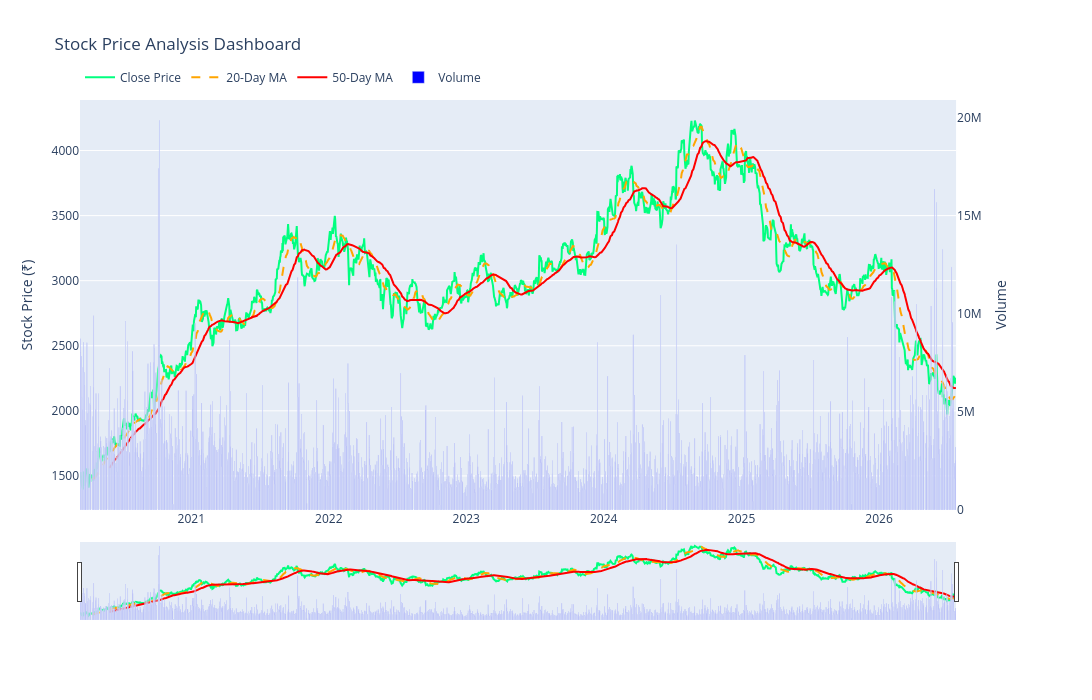

The cell this chart's notebook holds for it:
### Code cell
# Calculate Moving Averages
df['MA20'] = df['Close'].rolling(window=20).mean()
df['MA50'] = df['Close'].rolling(window=50).mean()

fig = make_subplots(specs=[[{"secondary_y": True}]])

# Close Price
fig.add_trace(
    go.Scatter(
        x=df.index,
        y=df['Close'],
        name='Close Price',
        mode='lines',
        line=dict(color='#00FF7F', width=2)
    ),
    secondary_y=False
)

# 20-Day Moving Average
fig.add_trace(
    go.Scatter(
        x=df.index,
        y=df['MA20'],
        name='20-Day MA',
        mode='lines',
        line=dict(color='orange', width=2, dash='dash')
    ),
    secondary_y=False
)

# 50-Day Moving Average
fig.add_trace(
    go.Scatter(
        x=df.index,
        y=df['MA50'],
        name='50-Day MA',
        mode='lines',
        line=dict(color='red', width=2)
    ),
    secondary_y=False
)

# Volume
fig.add_trace(
    go.Bar(
        x=df.index,
        y=df['Volume'],
        name='Volume',
        marker_color='blue'
    ),
    secondary_y=True
)

fig.update_layout(
    title='Stock Price Analysis Dashboard',
    height=700,
    width=1400,
    hovermode='x unified',
    legend=dict(
        orientation='h',
        y=1.02,
        x=0
    )
)

fig.update_xaxes(
    showgrid=False,
    rangeslider_visible=True
)

fig.update_yaxes(
    title_text='Stock Price (₹)',
    showgrid=True,
    secondary_y=False
)

fig.update_yaxes(
    title_text='Volume',
    showgrid=False,
    secondary_y=True
)

fig.show()

### Figure 1 — Plotly figure (JSON) as saved in the notebook; plotly's stock layout.template omitted (floating-point values rounded to 4 significant figures; data arrays with more than 128 entries replaced by an {"elided": "..."} marker saying what was removed)
{"data": [{"line": {"color": "#00FF7F", "width": 2}, "mode": "lines", "name": "Close Price", "type": "scatter", "x": {"elided": "1579 str values"}, "xaxis": "x", "y": {"elided": "1579 float values"}, "yaxis": "y"}, {"line": {"color": "orange", "dash": "dash", "width": 2}, "mode": "lines", "name": "20-Day MA", "type": "scatter", "x": {"elided": "1579 str values"}, "xaxis": "x", "y": {"elided": "1579 float values"}, "yaxis": "y"}, {"line": {"color": "red", "width": 2}, "mode": "lines", "name": "50-Day MA", "type": "scatter", "x": {"elided": "1579 str values"}, "xaxis": "x", "y": {"elided": "1579 float values"}, "yaxis": "y"}, {"marker": {"color": "blue"}, "name": "Volume", "type": "bar", "x": {"elided": "1579 str values"}, "xaxis": "x", "y": {"elided": "1579 int values"}, "yaxis": "y2"}], "layout": {"height": 700, "hovermode": "x unified", "legend": {"orientation": "h", "x": 0, "y": 1.02}, "title": {"text": "Stock Price Analysis Dashboard"}, "width": 1400, "xaxis": {"anchor": "y", "domain": [0, 0.94], "rangeslider": {"visible": true}, "showgrid": false}, "yaxis": {"anchor": "x", "domain": [0, 1], "showgrid": true, "title": {"text": "Stock Price (₹)"}}, "yaxis2": {"anchor": "x", "overlaying": "y", "showgrid": false, "side": "right", "title": {"text": "Volume"}}}}
